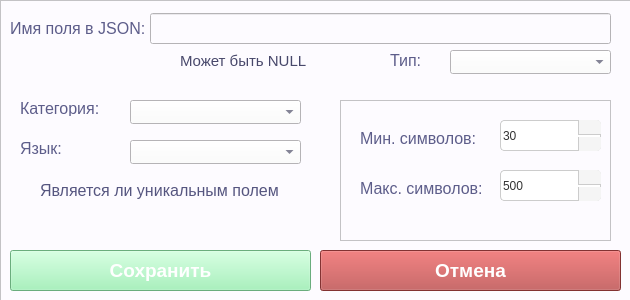
<?xml version="1.0" encoding="UTF-8"?>
<ui version="4.0">
 <class>FieldEditDialog</class>
 <widget class="QWidget" name="FieldEditDialog">
  <property name="geometry">
   <rect>
    <x>0</x>
    <y>0</y>
    <width>630</width>
    <height>300</height>
   </rect>
  </property>
  <property name="windowTitle">
   <string>Настроечки поля в JSON</string>
  </property>
  <widget class="QFrame" name="frame">
   <property name="geometry">
    <rect>
     <x>0</x>
     <y>0</y>
     <width>631</width>
     <height>311</height>
    </rect>
   </property>
   <property name="styleSheet">
    <string notr="true">background-color: rgb(253, 251, 255);</string>
   </property>
   <property name="frameShape">
    <enum>QFrame::Shape::StyledPanel</enum>
   </property>
   <property name="frameShadow">
    <enum>QFrame::Shadow::Raised</enum>
   </property>
   <widget class="QLabel" name="label">
    <property name="geometry">
     <rect>
      <x>10</x>
      <y>20</y>
      <width>191</width>
      <height>16</height>
     </rect>
    </property>
    <property name="font">
     <font>
      <family>Yu Gothic UI</family>
      <pointsize>12</pointsize>
     </font>
    </property>
    <property name="styleSheet">
     <string notr="true">background-color: rgba(255, 255, 255, 0);
border: none;
color: rgb(93, 93, 138);</string>
    </property>
    <property name="text">
     <string>Имя поля в JSON:</string>
    </property>
   </widget>
   <widget class="QLineEdit" name="lineEditFieldName">
    <property name="geometry">
     <rect>
      <x>150</x>
      <y>13</y>
      <width>461</width>
      <height>31</height>
     </rect>
    </property>
    <property name="styleSheet">
     <string notr="true">color: rgb(50, 50, 75);</string>
    </property>
   </widget>
   <widget class="QCheckBox" name="checkBoxNullable">
    <property name="geometry">
     <rect>
      <x>160</x>
      <y>50</y>
      <width>181</width>
      <height>21</height>
     </rect>
    </property>
    <property name="font">
     <font>
      <family>Yu Gothic UI</family>
      <pointsize>11</pointsize>
     </font>
    </property>
    <property name="styleSheet">
     <string notr="true">color: rgb(72, 72, 107);
background-color: transparent;
border: none;</string>
    </property>
    <property name="text">
     <string>Может быть NULL</string>
    </property>
   </widget>
   <widget class="QComboBox" name="comboBoxType">
    <property name="geometry">
     <rect>
      <x>450</x>
      <y>50</y>
      <width>161</width>
      <height>24</height>
     </rect>
    </property>
    <property name="styleSheet">
     <string notr="true">color: rgb(60, 60, 89);</string>
    </property>
   </widget>
   <widget class="QLabel" name="label_2">
    <property name="geometry">
     <rect>
      <x>390</x>
      <y>50</y>
      <width>41</width>
      <height>21</height>
     </rect>
    </property>
    <property name="font">
     <font>
      <family>Yu Gothic UI</family>
      <pointsize>12</pointsize>
     </font>
    </property>
    <property name="styleSheet">
     <string notr="true">background-color: rgba(255, 255, 255, 0);
border: none;
color: rgb(93, 93, 138);</string>
    </property>
    <property name="text">
     <string>Тип:</string>
    </property>
   </widget>
   <widget class="QStackedWidget" name="stackedWidget">
    <property name="geometry">
     <rect>
      <x>10</x>
      <y>80</y>
      <width>611</width>
      <height>161</height>
     </rect>
    </property>
    <property name="currentIndex">
     <number>3</number>
    </property>
    <widget class="QWidget" name="page_1_uuid">
     <widget class="QLabel" name="label_3">
      <property name="geometry">
       <rect>
        <x>10</x>
        <y>20</y>
        <width>341</width>
        <height>16</height>
       </rect>
      </property>
      <property name="font">
       <font>
        <family>Yu Gothic UI</family>
        <pointsize>12</pointsize>
       </font>
      </property>
      <property name="styleSheet">
       <string notr="true">background-color: rgba(255, 255, 255, 0);
border: none;
color: rgb(93, 93, 138);</string>
      </property>
      <property name="text">
       <string>для UUID нет дополнительных настроечек!</string>
      </property>
     </widget>
    </widget>
    <widget class="QWidget" name="page_2_id">
     <widget class="QSpinBox" name="spinBoxStartId">
      <property name="geometry">
       <rect>
        <x>280</x>
        <y>10</y>
        <width>131</width>
        <height>31</height>
       </rect>
      </property>
      <property name="styleSheet">
       <string notr="true">/* Общий стиль для SpinBox */QSpinBox {
    padding-right: 24px; /* Освобождаем место справа, чтобы текст и поле НЕ наслаивались на стрелочки */
    border: 1px solid #cccccc;
    border-radius: 4px;
    background-color: #ffffff;
    selection-background-color: rgb(111, 111, 166);
    color: #333333;
}

/* Кнопка &quot;Вверх&quot; (располагаем в верхнем правом углу) */
QSpinBox::up-button {
    subcontrol-origin: border;
    subcontrol-position: top right; 
    width: 22px;
    height: 14px; /* Половина высоты с небольшим запасом */
    border-left: 1px solid #cccccc;
    border-bottom: 1px solid #cccccc;
    background: #f5f5f5;
    border-top-right-radius: 4px;
}

/* Кнопка &quot;Вниз&quot; (располагаем в нижнем правом углу) */
QSpinBox::down-button {
    subcontrol-origin: border;
    subcontrol-position: bottom right;
    width: 22px;
    height: 14px;
    border-left: 1px solid #cccccc;
    background: #f5f5f5;
    border-bottom-right-radius: 4px;
}

/* Стили при наведении на кнопки */
QSpinBox::up-button:hover, QSpinBox::down-button:hover {
    background: #e0e0e0;
}

/* Стили при клике */
QSpinBox::up-button:pressed, QSpinBox::down-button:pressed {
    background: #cdcdcd;
}

/* Отрисовка самих стрелочек внутри кнопок (рисуем встроенными стрелками Qt) */
QSpinBox::up-arrow {
    image: url(none); /* Если у тебя есть свои иконки, укажи путь тут */
    width: 7px;
    height: 7px;
}

QSpinBox::up-arrow {
    image: url(none); /* Отключаем поиск картинки */
    content: &quot;▲&quot;;     /* Вставляем текстовый треугольник вверх */
    font-size: 9px;   /* Подбираем размер стрелочки */
    color: rgb(31, 31, 31);   /* Цвет стрелочки */
}

QSpinBox::down-arrow {
    image: url(none); /* Отключаем поиск картинки */
    content: &quot;▼&quot;;     /* Вставляем текстовый треугольник вниз */
    font-size: 9px;   /* Подбираем размер стрелочки */
    color: rgb(31, 31, 31);   /* Цвет стрелочки */
}

/* Цвет стрелочек при наведении на весь SpinBox (опционально) */
QSpinBox::up-arrow:hover, QSpinBox::down-arrow:hover {
    color: #000000;
}


</string>
      </property>
      <property name="maximum">
       <number>999999999</number>
      </property>
     </widget>
     <widget class="QLabel" name="label_4">
      <property name="geometry">
       <rect>
        <x>20</x>
        <y>20</y>
        <width>191</width>
        <height>16</height>
       </rect>
      </property>
      <property name="font">
       <font>
        <family>Yu Gothic UI</family>
        <pointsize>12</pointsize>
       </font>
      </property>
      <property name="styleSheet">
       <string notr="true">background-color: rgba(255, 255, 255, 0);
border: none;
color: rgb(93, 93, 138);</string>
      </property>
      <property name="text">
       <string>Стартортовое значение:</string>
      </property>
     </widget>
    </widget>
    <widget class="QWidget" name="page_3_num">
     <widget class="QSpinBox" name="spinBoxNumMin">
      <property name="geometry">
       <rect>
        <x>310</x>
        <y>10</y>
        <width>131</width>
        <height>31</height>
       </rect>
      </property>
      <property name="styleSheet">
       <string notr="true">/* Общий стиль для SpinBox */QSpinBox {
    padding-right: 24px; /* Освобождаем место справа, чтобы текст и поле НЕ наслаивались на стрелочки */
    border: 1px solid #cccccc;
    border-radius: 4px;
    background-color: #ffffff;
    selection-background-color: rgb(111, 111, 166);
    color: #333333;
}

/* Кнопка &quot;Вверх&quot; (располагаем в верхнем правом углу) */
QSpinBox::up-button {
    subcontrol-origin: border;
    subcontrol-position: top right; 
    width: 22px;
    height: 14px; /* Половина высоты с небольшим запасом */
    border-left: 1px solid #cccccc;
    border-bottom: 1px solid #cccccc;
    background: #f5f5f5;
    border-top-right-radius: 4px;
}

/* Кнопка &quot;Вниз&quot; (располагаем в нижнем правом углу) */
QSpinBox::down-button {
    subcontrol-origin: border;
    subcontrol-position: bottom right;
    width: 22px;
    height: 14px;
    border-left: 1px solid #cccccc;
    background: #f5f5f5;
    border-bottom-right-radius: 4px;
}

/* Стили при наведении на кнопки */
QSpinBox::up-button:hover, QSpinBox::down-button:hover {
    background: #e0e0e0;
}

/* Стили при клике */
QSpinBox::up-button:pressed, QSpinBox::down-button:pressed {
    background: #cdcdcd;
}

/* Отрисовка самих стрелочек внутри кнопок (рисуем встроенными стрелками Qt) */
QSpinBox::up-arrow {
    image: url(none); /* Если у тебя есть свои иконки, укажи путь тут */
    width: 7px;
    height: 7px;
}

QSpinBox::up-arrow {
    image: url(none); /* Отключаем поиск картинки */
    content: &quot;▲&quot;;     /* Вставляем текстовый треугольник вверх */
    font-size: 9px;   /* Подбираем размер стрелочки */
    color: rgb(31, 31, 31);   /* Цвет стрелочки */
}

QSpinBox::down-arrow {
    image: url(none); /* Отключаем поиск картинки */
    content: &quot;▼&quot;;     /* Вставляем текстовый треугольник вниз */
    font-size: 9px;   /* Подбираем размер стрелочки */
    color: rgb(31, 31, 31);   /* Цвет стрелочки */
}

/* Цвет стрелочек при наведении на весь SpinBox (опционально) */
QSpinBox::up-arrow:hover, QSpinBox::down-arrow:hover {
    color: #000000;
}


</string>
      </property>
      <property name="minimum">
       <number>-999999999</number>
      </property>
      <property name="maximum">
       <number>999999999</number>
      </property>
     </widget>
     <widget class="QLabel" name="label_5">
      <property name="geometry">
       <rect>
        <x>20</x>
        <y>20</y>
        <width>191</width>
        <height>16</height>
       </rect>
      </property>
      <property name="font">
       <font>
        <family>Yu Gothic UI</family>
        <pointsize>12</pointsize>
       </font>
      </property>
      <property name="styleSheet">
       <string notr="true">background-color: rgba(255, 255, 255, 0);
border: none;
color: rgb(93, 93, 138);</string>
      </property>
      <property name="text">
       <string>Минимум:</string>
      </property>
     </widget>
     <widget class="QSpinBox" name="spinBoxNumMax">
      <property name="geometry">
       <rect>
        <x>310</x>
        <y>60</y>
        <width>131</width>
        <height>31</height>
       </rect>
      </property>
      <property name="styleSheet">
       <string notr="true">/* Общий стиль для SpinBox */QSpinBox {
    padding-right: 24px; /* Освобождаем место справа, чтобы текст и поле НЕ наслаивались на стрелочки */
    border: 1px solid #cccccc;
    border-radius: 4px;
    background-color: #ffffff;
    selection-background-color: rgb(111, 111, 166);
    color: #333333;
}

/* Кнопка &quot;Вверх&quot; (располагаем в верхнем правом углу) */
QSpinBox::up-button {
    subcontrol-origin: border;
    subcontrol-position: top right; 
    width: 22px;
    height: 14px; /* Половина высоты с небольшим запасом */
    border-left: 1px solid #cccccc;
    border-bottom: 1px solid #cccccc;
    background: #f5f5f5;
    border-top-right-radius: 4px;
}

/* Кнопка &quot;Вниз&quot; (располагаем в нижнем правом углу) */
QSpinBox::down-button {
    subcontrol-origin: border;
    subcontrol-position: bottom right;
    width: 22px;
    height: 14px;
    border-left: 1px solid #cccccc;
    background: #f5f5f5;
    border-bottom-right-radius: 4px;
}

/* Стили при наведении на кнопки */
QSpinBox::up-button:hover, QSpinBox::down-button:hover {
    background: #e0e0e0;
}

/* Стили при клике */
QSpinBox::up-button:pressed, QSpinBox::down-button:pressed {
    background: #cdcdcd;
}

/* Отрисовка самих стрелочек внутри кнопок (рисуем встроенными стрелками Qt) */
QSpinBox::up-arrow {
    image: url(none); /* Если у тебя есть свои иконки, укажи путь тут */
    width: 7px;
    height: 7px;
}

QSpinBox::up-arrow {
    image: url(none); /* Отключаем поиск картинки */
    content: &quot;▲&quot;;     /* Вставляем текстовый треугольник вверх */
    font-size: 9px;   /* Подбираем размер стрелочки */
    color: rgb(31, 31, 31);   /* Цвет стрелочки */
}

QSpinBox::down-arrow {
    image: url(none); /* Отключаем поиск картинки */
    content: &quot;▼&quot;;     /* Вставляем текстовый треугольник вниз */
    font-size: 9px;   /* Подбираем размер стрелочки */
    color: rgb(31, 31, 31);   /* Цвет стрелочки */
}

/* Цвет стрелочек при наведении на весь SpinBox (опционально) */
QSpinBox::up-arrow:hover, QSpinBox::down-arrow:hover {
    color: #000000;
}


</string>
      </property>
      <property name="minimum">
       <number>-999999999</number>
      </property>
      <property name="maximum">
       <number>99999999</number>
      </property>
      <property name="value">
       <number>100</number>
      </property>
     </widget>
     <widget class="QLabel" name="label_6">
      <property name="geometry">
       <rect>
        <x>20</x>
        <y>60</y>
        <width>191</width>
        <height>16</height>
       </rect>
      </property>
      <property name="font">
       <font>
        <family>Yu Gothic UI</family>
        <pointsize>12</pointsize>
       </font>
      </property>
      <property name="styleSheet">
       <string notr="true">background-color: rgba(255, 255, 255, 0);
border: none;
color: rgb(93, 93, 138);</string>
      </property>
      <property name="text">
       <string>Максимум:</string>
      </property>
     </widget>
     <widget class="QCheckBox" name="checkBoxNumUnique">
      <property name="geometry">
       <rect>
        <x>20</x>
        <y>110</y>
        <width>271</width>
        <height>21</height>
       </rect>
      </property>
      <property name="font">
       <font>
        <family>Yu Gothic UI</family>
        <pointsize>12</pointsize>
       </font>
      </property>
      <property name="styleSheet">
       <string notr="true">background-color: rgb(255, 255, 255, 0);
border: none;
color: rgb(85, 85, 127);</string>
      </property>
      <property name="text">
       <string>Является ли уникальным полем</string>
      </property>
     </widget>
    </widget>
    <widget class="QWidget" name="page_4_str">
     <widget class="QLabel" name="label_7">
      <property name="geometry">
       <rect>
        <x>10</x>
        <y>20</y>
        <width>101</width>
        <height>16</height>
       </rect>
      </property>
      <property name="font">
       <font>
        <family>Yu Gothic UI</family>
        <pointsize>12</pointsize>
       </font>
      </property>
      <property name="styleSheet">
       <string notr="true">background-color: rgba(255, 255, 255, 0);
border: none;
color: rgb(93, 93, 138);</string>
      </property>
      <property name="text">
       <string>Категория:</string>
      </property>
     </widget>
     <widget class="QComboBox" name="comboBoxStringCategory">
      <property name="geometry">
       <rect>
        <x>120</x>
        <y>20</y>
        <width>171</width>
        <height>24</height>
       </rect>
      </property>
      <property name="styleSheet">
       <string notr="true">color: rgb(60, 60, 89);</string>
      </property>
     </widget>
     <widget class="QLabel" name="label_8">
      <property name="geometry">
       <rect>
        <x>10</x>
        <y>60</y>
        <width>101</width>
        <height>16</height>
       </rect>
      </property>
      <property name="font">
       <font>
        <family>Yu Gothic UI</family>
        <pointsize>12</pointsize>
       </font>
      </property>
      <property name="styleSheet">
       <string notr="true">background-color: rgba(255, 255, 255, 0);
border: none;
color: rgb(93, 93, 138);</string>
      </property>
      <property name="text">
       <string>Язык:</string>
      </property>
     </widget>
     <widget class="QComboBox" name="comboBoxStringLanguage">
      <property name="geometry">
       <rect>
        <x>120</x>
        <y>60</y>
        <width>171</width>
        <height>24</height>
       </rect>
      </property>
      <property name="styleSheet">
       <string notr="true">color: rgb(60, 60, 89);</string>
      </property>
     </widget>
     <widget class="QCheckBox" name="checkBoxStringUnique">
      <property name="geometry">
       <rect>
        <x>10</x>
        <y>100</y>
        <width>271</width>
        <height>21</height>
       </rect>
      </property>
      <property name="font">
       <font>
        <family>Yu Gothic UI</family>
        <pointsize>12</pointsize>
       </font>
      </property>
      <property name="styleSheet">
       <string notr="true">background-color: rgb(255, 255, 255, 0);
border: none;
color: rgb(85, 85, 127);</string>
      </property>
      <property name="text">
       <string>Является ли уникальным полем</string>
      </property>
     </widget>
     <widget class="QFrame" name="frame_2">
      <property name="geometry">
       <rect>
        <x>330</x>
        <y>20</y>
        <width>271</width>
        <height>141</height>
       </rect>
      </property>
      <property name="frameShape">
       <enum>QFrame::Shape::StyledPanel</enum>
      </property>
      <property name="frameShadow">
       <enum>QFrame::Shadow::Raised</enum>
      </property>
      <widget class="QSpinBox" name="spinBoxLoremMin">
       <property name="geometry">
        <rect>
         <x>160</x>
         <y>20</y>
         <width>101</width>
         <height>31</height>
        </rect>
       </property>
       <property name="styleSheet">
        <string notr="true">/* Общий стиль для SpinBox */QSpinBox {
    padding-right: 24px; /* Освобождаем место справа, чтобы текст и поле НЕ наслаивались на стрелочки */
    border: 1px solid #cccccc;
    border-radius: 4px;
    background-color: #ffffff;
    selection-background-color: rgb(111, 111, 166);
    color: #333333;
}

/* Кнопка &quot;Вверх&quot; (располагаем в верхнем правом углу) */
QSpinBox::up-button {
    subcontrol-origin: border;
    subcontrol-position: top right; 
    width: 22px;
    height: 14px; /* Половина высоты с небольшим запасом */
    border-left: 1px solid #cccccc;
    border-bottom: 1px solid #cccccc;
    background: #f5f5f5;
    border-top-right-radius: 4px;
}

/* Кнопка &quot;Вниз&quot; (располагаем в нижнем правом углу) */
QSpinBox::down-button {
    subcontrol-origin: border;
    subcontrol-position: bottom right;
    width: 22px;
    height: 14px;
    border-left: 1px solid #cccccc;
    background: #f5f5f5;
    border-bottom-right-radius: 4px;
}

/* Стили при наведении на кнопки */
QSpinBox::up-button:hover, QSpinBox::down-button:hover {
    background: #e0e0e0;
}

/* Стили при клике */
QSpinBox::up-button:pressed, QSpinBox::down-button:pressed {
    background: #cdcdcd;
}

/* Отрисовка самих стрелочек внутри кнопок (рисуем встроенными стрелками Qt) */
QSpinBox::up-arrow {
    image: url(none); /* Если у тебя есть свои иконки, укажи путь тут */
    width: 7px;
    height: 7px;
}

QSpinBox::up-arrow {
    image: url(none); /* Отключаем поиск картинки */
    content: &quot;▲&quot;;     /* Вставляем текстовый треугольник вверх */
    font-size: 9px;   /* Подбираем размер стрелочки */
    color: rgb(31, 31, 31);   /* Цвет стрелочки */
}

QSpinBox::down-arrow {
    image: url(none); /* Отключаем поиск картинки */
    content: &quot;▼&quot;;     /* Вставляем текстовый треугольник вниз */
    font-size: 9px;   /* Подбираем размер стрелочки */
    color: rgb(31, 31, 31);   /* Цвет стрелочки */
}

/* Цвет стрелочек при наведении на весь SpinBox (опционально) */
QSpinBox::up-arrow:hover, QSpinBox::down-arrow:hover {
    color: #000000;
}


</string>
       </property>
       <property name="minimum">
        <number>1</number>
       </property>
       <property name="maximum">
        <number>999999999</number>
       </property>
       <property name="value">
        <number>30</number>
       </property>
      </widget>
      <widget class="QLabel" name="label_9">
       <property name="geometry">
        <rect>
         <x>20</x>
         <y>30</y>
         <width>121</width>
         <height>16</height>
        </rect>
       </property>
       <property name="font">
        <font>
         <family>Yu Gothic UI</family>
         <pointsize>12</pointsize>
        </font>
       </property>
       <property name="styleSheet">
        <string notr="true">background-color: rgba(255, 255, 255, 0);
border: none;
color: rgb(93, 93, 138);</string>
       </property>
       <property name="text">
        <string>Мин. символов:</string>
       </property>
      </widget>
      <widget class="QSpinBox" name="spinBoxLoremMax">
       <property name="geometry">
        <rect>
         <x>160</x>
         <y>70</y>
         <width>101</width>
         <height>31</height>
        </rect>
       </property>
       <property name="styleSheet">
        <string notr="true">/* Общий стиль для SpinBox */QSpinBox {
    padding-right: 24px; /* Освобождаем место справа, чтобы текст и поле НЕ наслаивались на стрелочки */
    border: 1px solid #cccccc;
    border-radius: 4px;
    background-color: #ffffff;
    selection-background-color: rgb(111, 111, 166);
    color: #333333;
}

/* Кнопка &quot;Вверх&quot; (располагаем в верхнем правом углу) */
QSpinBox::up-button {
    subcontrol-origin: border;
    subcontrol-position: top right; 
    width: 22px;
    height: 14px; /* Половина высоты с небольшим запасом */
    border-left: 1px solid #cccccc;
    border-bottom: 1px solid #cccccc;
    background: #f5f5f5;
    border-top-right-radius: 4px;
}

/* Кнопка &quot;Вниз&quot; (располагаем в нижнем правом углу) */
QSpinBox::down-button {
    subcontrol-origin: border;
    subcontrol-position: bottom right;
    width: 22px;
    height: 14px;
    border-left: 1px solid #cccccc;
    background: #f5f5f5;
    border-bottom-right-radius: 4px;
}

/* Стили при наведении на кнопки */
QSpinBox::up-button:hover, QSpinBox::down-button:hover {
    background: #e0e0e0;
}

/* Стили при клике */
QSpinBox::up-button:pressed, QSpinBox::down-button:pressed {
    background: #cdcdcd;
}

/* Отрисовка самих стрелочек внутри кнопок (рисуем встроенными стрелками Qt) */
QSpinBox::up-arrow {
    image: url(none); /* Если у тебя есть свои иконки, укажи путь тут */
    width: 7px;
    height: 7px;
}

QSpinBox::up-arrow {
    image: url(none); /* Отключаем поиск картинки */
    content: &quot;▲&quot;;     /* Вставляем текстовый треугольник вверх */
    font-size: 9px;   /* Подбираем размер стрелочки */
    color: rgb(31, 31, 31);   /* Цвет стрелочки */
}

QSpinBox::down-arrow {
    image: url(none); /* Отключаем поиск картинки */
    content: &quot;▼&quot;;     /* Вставляем текстовый треугольник вниз */
    font-size: 9px;   /* Подбираем размер стрелочки */
    color: rgb(31, 31, 31);   /* Цвет стрелочки */
}

/* Цвет стрелочек при наведении на весь SpinBox (опционально) */
QSpinBox::up-arrow:hover, QSpinBox::down-arrow:hover {
    color: #000000;
}


</string>
       </property>
       <property name="minimum">
        <number>1</number>
       </property>
       <property name="maximum">
        <number>999999999</number>
       </property>
       <property name="value">
        <number>500</number>
       </property>
      </widget>
      <widget class="QLabel" name="label_10">
       <property name="geometry">
        <rect>
         <x>20</x>
         <y>80</y>
         <width>131</width>
         <height>16</height>
        </rect>
       </property>
       <property name="font">
        <font>
         <family>Yu Gothic UI</family>
         <pointsize>12</pointsize>
        </font>
       </property>
       <property name="styleSheet">
        <string notr="true">background-color: rgba(255, 255, 255, 0);
border: none;
color: rgb(93, 93, 138);</string>
       </property>
       <property name="text">
        <string>Макс. символов:</string>
       </property>
      </widget>
     </widget>
    </widget>
    <widget class="QWidget" name="page">
     <widget class="QRadioButton" name="radioBoolBoth">
      <property name="geometry">
       <rect>
        <x>20</x>
        <y>20</y>
        <width>211</width>
        <height>21</height>
       </rect>
      </property>
      <property name="font">
       <font>
        <family>Yu Gothic UI</family>
        <pointsize>12</pointsize>
       </font>
      </property>
      <property name="styleSheet">
       <string notr="true">background-color: rgba(255, 255, 255, 0);
color: rgb(85, 85, 127);
border: none;

</string>
      </property>
      <property name="text">
       <string>True / False случайно</string>
      </property>
      <property name="checked">
       <bool>true</bool>
      </property>
     </widget>
     <widget class="QRadioButton" name="radioBoolOnlyTrue">
      <property name="geometry">
       <rect>
        <x>20</x>
        <y>50</y>
        <width>211</width>
        <height>21</height>
       </rect>
      </property>
      <property name="font">
       <font>
        <family>Yu Gothic UI</family>
        <pointsize>12</pointsize>
       </font>
      </property>
      <property name="styleSheet">
       <string notr="true">background-color: rgba(255, 255, 255, 0);
color: rgb(85, 85, 127);
border: none;

</string>
      </property>
      <property name="text">
       <string>Только True</string>
      </property>
      <property name="checked">
       <bool>false</bool>
      </property>
     </widget>
     <widget class="QRadioButton" name="radioBoolOnlyFalse">
      <property name="geometry">
       <rect>
        <x>20</x>
        <y>80</y>
        <width>211</width>
        <height>21</height>
       </rect>
      </property>
      <property name="font">
       <font>
        <family>Yu Gothic UI</family>
        <pointsize>12</pointsize>
       </font>
      </property>
      <property name="styleSheet">
       <string notr="true">background-color: rgba(255, 255, 255, 0);
color: rgb(85, 85, 127);
border: none;

</string>
      </property>
      <property name="text">
       <string>Только False</string>
      </property>
      <property name="checked">
       <bool>false</bool>
      </property>
     </widget>
    </widget>
   </widget>
   <widget class="QPushButton" name="buttonSave">
    <property name="geometry">
     <rect>
      <x>10</x>
      <y>250</y>
      <width>301</width>
      <height>41</height>
     </rect>
    </property>
    <property name="font">
     <font>
      <family>Yu Gothic UI</family>
      <pointsize>14</pointsize>
      <bold>true</bold>
     </font>
    </property>
    <property name="styleSheet">
     <string notr="true">

QPushButton {
	background-color: rgb(148, 242, 175);
color: rgb(255, 255, 255);

}
QPushButton:hover {
	
	background-color: rgb(116, 200, 133);
}
QPushButton:pressed {
	
	background-color: rgb(107, 168, 117);
}</string>
    </property>
    <property name="text">
     <string>Сохранить</string>
    </property>
   </widget>
   <widget class="QPushButton" name="buttonCancel">
    <property name="geometry">
     <rect>
      <x>320</x>
      <y>250</y>
      <width>301</width>
      <height>41</height>
     </rect>
    </property>
    <property name="font">
     <font>
      <family>Yu Gothic UI</family>
      <pointsize>14</pointsize>
      <bold>true</bold>
     </font>
    </property>
    <property name="styleSheet">
     <string notr="true">QPushButton {
background-color: rgb(184, 70, 70);
color: rgb(255, 255, 255);

}
QPushButton:hover {
	
	background-color: rgb(185, 89, 89);
}
QPushButton:pressed {
	background-color: rgb(143, 67, 60);
}</string>
    </property>
    <property name="text">
     <string>Отмена</string>
    </property>
   </widget>
  </widget>
 </widget>
 <layoutdefault spacing="6" margin="11"/>
 <resources/>
 <connections/>
</ui>
